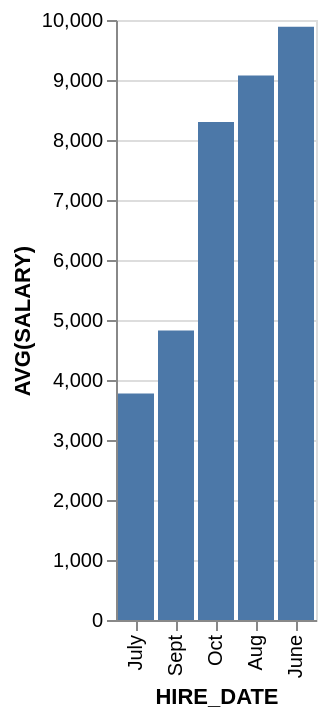

This figure's Vega-Lite source:
### Vega-Lite specification from a JSON file in a GitHub repository (floating-point values rounded to 4 significant figures)
{"data": {"values": [{"x_data": "June", "y_data": 9886.0}, {"x_data": "July", "y_data": 3774.0}, {"x_data": "Aug", "y_data": 9074.0}, {"x_data": "Sept", "y_data": 4824.0}, {"x_data": "Oct", "y_data": 8300}]}, "mark": "bar", "encoding": {"x": {"field": "x_data", "type": "nominal", "title": "HIRE_DATE", "sort": {"op": "sum", "field": "y_data", "order": "ascending"}}, "y": {"field": "y_data", "type": "quantitative", "title": "AVG(SALARY)"}}}
